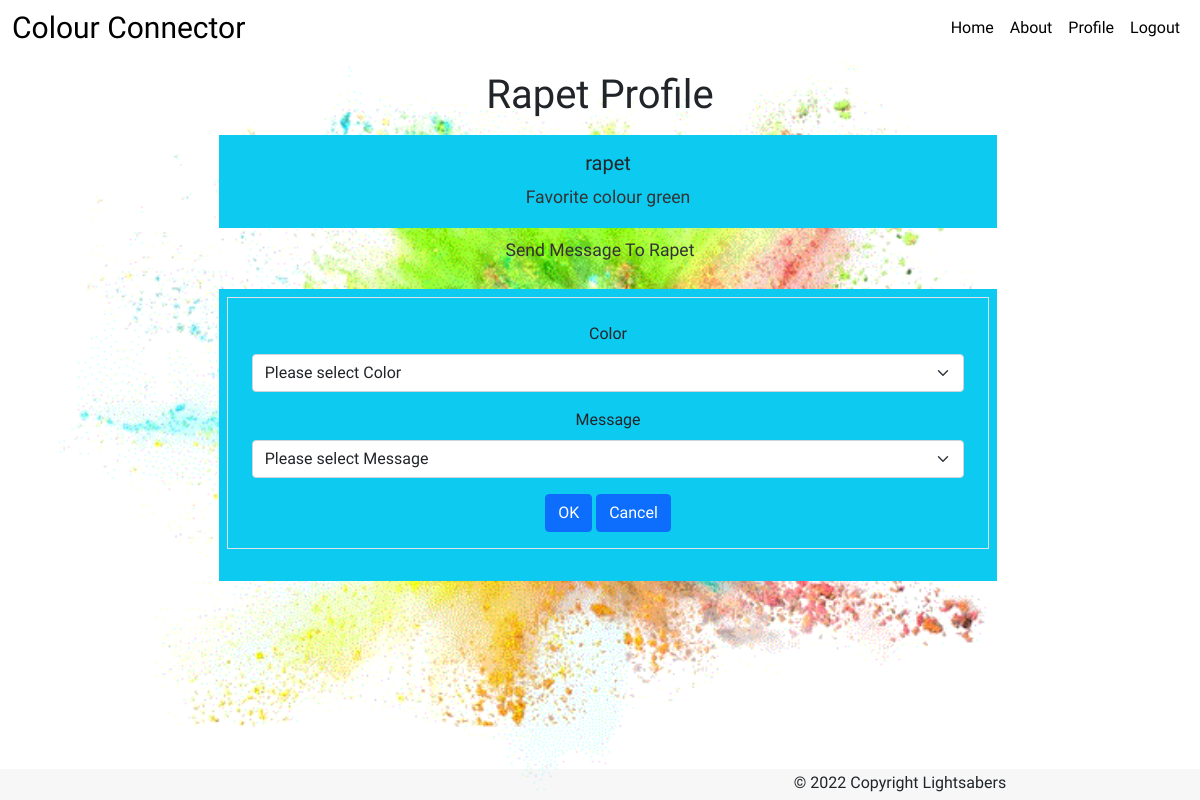
Page /profile/rapet (signed in) on the earlier database version.
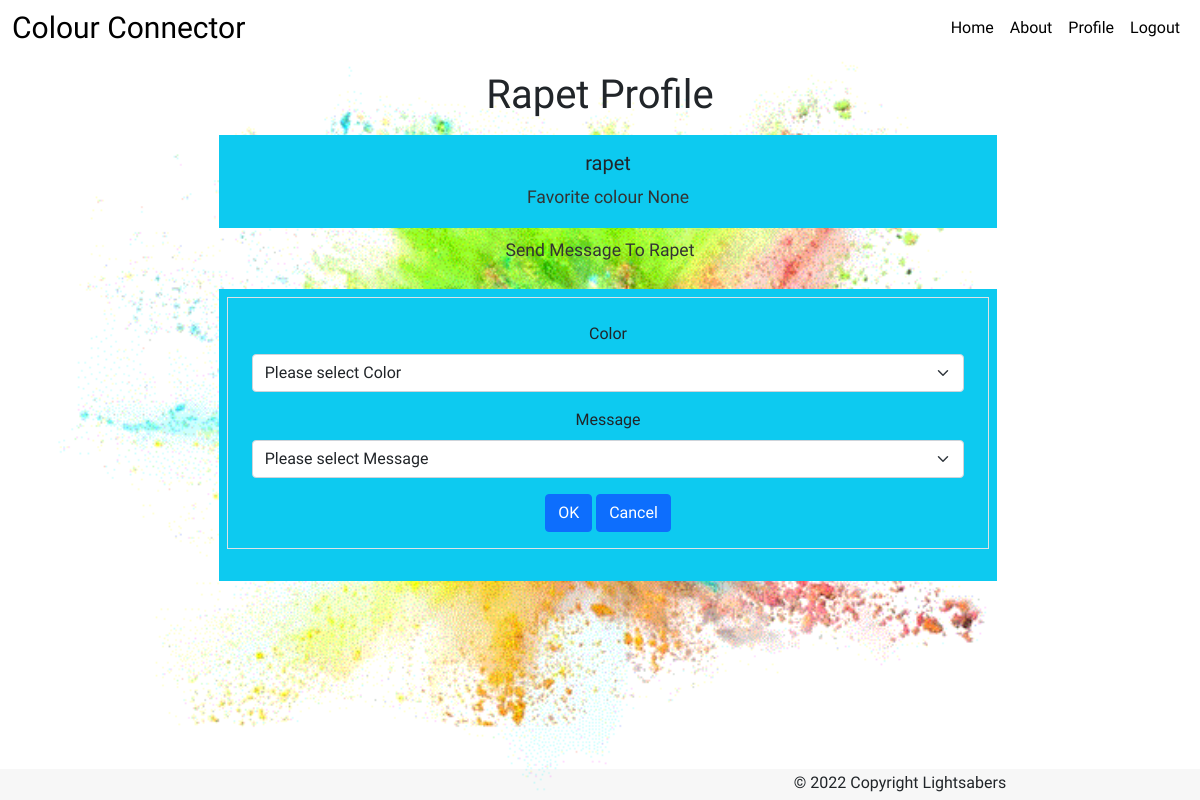
Same page on the later database version.
### profiles/models.py (models this page shows, shortened)
class UserProfile(models.Model):
    user = models.OneToOneField(User, on_delete=models.CASCADE, related_name='profile')
    fav_color = models.ForeignKey(Color, on_delete=models.CASCADE, null=True)
    slug = models.SlugField(unique=True)

class Color(models.Model):
    color = models.CharField(max_length=20, blank=True)
    def __str__(self):
        return self.color

class Message(models.Model):
    message = models.CharField(max_length=225, blank=True)
    def __str__(self):
        return self.message

### profiles/views.py (the view)
# urls.py: path("<slug:slug>", views.user_profile, name="user_profile"),
@login_required
def user_profile(request, slug):
    friend = get_object_or_404(UserProfile, slug=slug)
    form = SendMessage()
    context = {
        'friend': friend,
        'form': form
    }
    return render(request, 'profiles/friend-detail.html', context)

### profiles/forms.py
class SendMessage(forms.ModelForm):
    class Meta:
        model = Post
        fields = ['sender', 'receiver', 'message', 'color', 'image']
    def __init__(self, *args, **kwargs):
        super(SendMessage, self).__init__(*args, **kwargs)
        for field in self.fields:
            self.fields[field].widget.attrs['placeholder'] = self.fields[field].label
            self.fields[field].empty_label = 'Please select ' + self.fields[field].label

### profiles/templates/profiles/friend-detail.html (shortened to what this page needs)
{% extends 'base.html' %} {% load static %} {% block extra_js %} {% endblock %}
{% block content %}
<div class="container h-100">
  <div class="h-100">
    <div class="col-12 text-center">
      <h1 class="heading text-capitalize">{{friend.slug}} Profile</h1>
      <div class="row gx-3 gy-2">
          <div class="col-12 col-sm-8 mx-auto">
            <div class="col-12 m-2 p-3 bg-info">
              <h5 class="card-title">{{friend.slug}}</h5>
              <p class="card-text">Favorite colour {{friend.fav_color}}</p>
            </div>
          </div>
        </div>
      <div class="panel panel-default">
        <div class="panel-heading">
          <p class="panel-title text-capitalize">
            Send Message to {{friend.slug}}
          </p>
        </div>
        <div class="row gx-3 gy-2">
          <div class="col-12 col-sm-8 mx-auto">
            <div class="col-12 m-2 p-3 bg-info">
              {% include 'includes/send-message.html' %}
            </div>
          </div>
        </div>
      </div>
    </div>
  </div>
</div>
{% endblock %}

### profiles/templates/includes/send-message.html (shortened to what this page needs)
{% load django_bootstrap5 %}
<div class="row gx-3 gy-2 mb-3 border p-3">
    <form action="{% url 'send_message' %}" method="post" class="form">
      {% bootstrap_field form.color %}
      {% bootstrap_field form.message %}
      {% bootstrap_button button_type="submit" content="OK" %}
      {% bootstrap_button button_type="reset" content="Cancel" %}
</div>

Differences in the rows shown:
changed UserProfile "Rapet": fav_color "green" → "None"
added Message: message "Please select Message"
Other differences:
form field message: "Please select Message" → (not shown)
